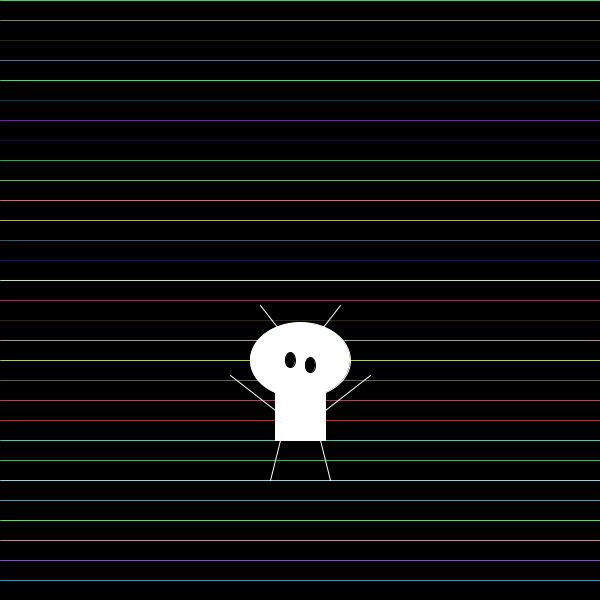
Frame 1 (no input)
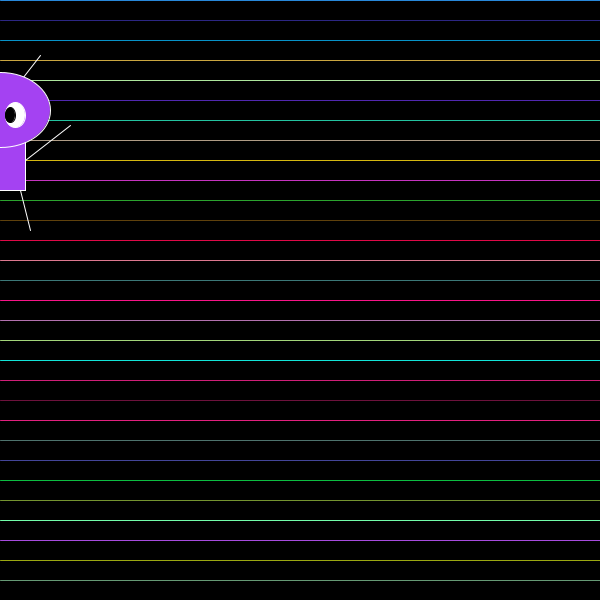
Frame 60 (the mouse pressed at the canvas centre just before this capture)
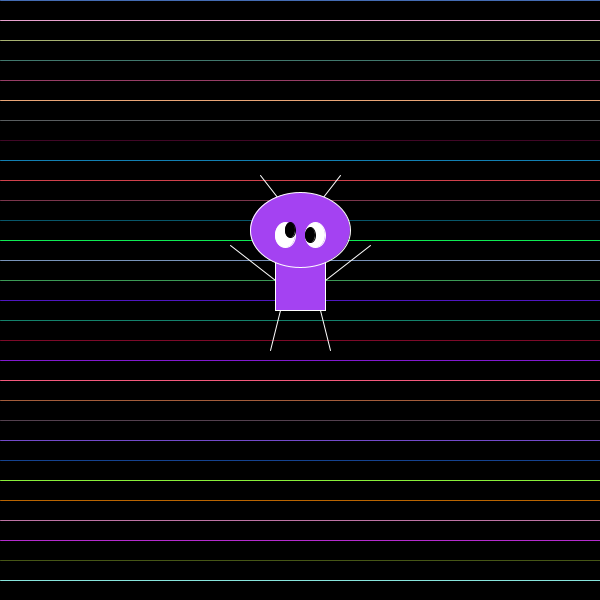
Frame 120 (the mouse held since frame 60 and released just before this capture)

The Processing sketch that drew these frames (run headless with seeded random() and noise(); from frame 60 on, the mouse is pressed at the canvas centre):

// Processing sketch: processing_127711
// ── processing_127711.pde

int monstertjeY;
int monstertjeX;
int pmonstertjeY;
int pmonstertjeX; //variabelen monster positie

int richting;
int teller;
boolean test;//variabelen beweging

float R;
float G;
float B;   //variabelen willekeurige kleur

int y;
int spatie;
int stop;

void setup() {
  size(600, 600); //grootte document
  smooth();
  frameRate(30);
  monstertjeY = height-200;
  monstertjeX = width/2;
  pmonstertjeY = height-200;
  pmonstertjeX = width/2; 

  test = true;
  teller = 0;
  richting =10; 

  R = random(255);
  G = random(255);
  B = random(255);     //variabelen waarde

  y = 0;
  spatie = 20;
  stop = height;
}

void draw() {
  background(0);   //achtergrond kleur
  drawBackground();
  drawMonster();
  drawMovement();
  drawColorchange();
                          //functies  
 
  println(teller);
  println(test); 
}

void drawBackground(){

  while (y < stop) { 
      stroke(random(255),random(255),random(255));
      line(0,y,600,y);     
      y = y + spatie;
  }
      y = 0;
  
}                                                           //Tekent de discoachtergrond 

void drawMonster(){

  rectMode(CENTER);        //body
  stroke(255);

  rect(monstertjeX, monstertjeY, 50, 80);

  line(monstertjeX-70, monstertjeY-25, monstertjeX-25, monstertjeY+10); //left arm
  line(monstertjeX+70, monstertjeY-25, monstertjeX+25, monstertjeY+10); //right arm
  line(monstertjeX-20, monstertjeY+40, pmonstertjeX-30, pmonstertjeY+80); //left leg
  line(monstertjeX+20, monstertjeY+40, pmonstertjeX+30, pmonstertjeY+80); //right leg

  stroke(255);
  line(monstertjeX-40, monstertjeY-95, pmonstertjeX-5, pmonstertjeY-50); // left antenna
  line(monstertjeX+40, monstertjeY-95, pmonstertjeX+5, pmonstertjeY-50); // right antenna

  ellipseMode(CENTER);    //head
  stroke(255);

  ellipse(monstertjeX, monstertjeY-40, 100, 75);

  ellipseMode(CENTER); //left eye
  stroke(255);
  fill(255);
  ellipse(monstertjeX-15, monstertjeY-35, 20, 25);

  ellipseMode(CENTER); // left eye pupil
  stroke(0);
  fill(0);
  ellipse(monstertjeX-10, monstertjeY-40, 10, 15);

  ellipseMode(CENTER); //right eye
  stroke(255);
  fill(255);
  ellipse(monstertjeX+15, monstertjeY-35, 20, 25);

  ellipseMode(CENTER); // right eye pupil
  stroke(0);
  fill(0);
  ellipse(monstertjeX+10, monstertjeY-35, 10, 15);

}

void drawColorchange(){

  if (test == true) {
    fill(R,G,B);
  }

  if (test == false) {
    fill(R, B, G);
  }
  
}                                            //zorgt ervoor dat het monstertje van kleur veranderd

void drawMovement(){

  monstertjeY = monstertjeY + richting;
  pmonstertjeY = pmonstertjeY + richting;  //monstertje vliegt omhoog

  monstertjeX = mouseX;
  pmonstertjeX = pmouseX;  //monstertje gaat horizontaal mee met de muis

  if (monstertjeY < 0 + 100) {
      richting = -richting;
      teller = teller +1;
  }                            //monster veranderd van richting

  if (monstertjeY > height -100) {
      richting = -richting;
  }                            //beweging verticaal

  if (teller == 5) {
      teller = 0;                 // als de teller op 5 staat wordt hij 0
      test = !test;              // als de teller op 5 staat wordt true false en andersom.
  }                          

}


void mousePressed() {
  fill(random(255),random(255),random(255));
  println("Meow");
}
